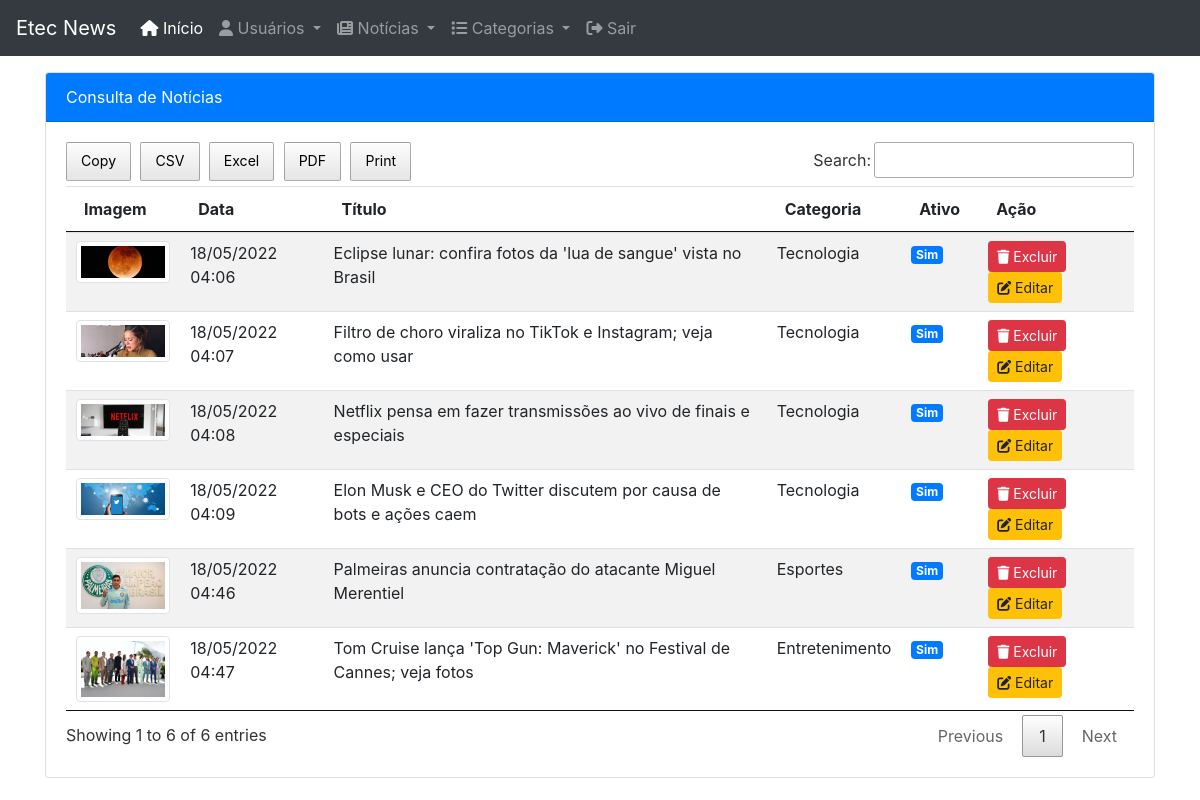
/consultar-noticia (signed in), run on the app's committed database.
### tables this page shows
CREATE TABLE `noticia` (
  `idnoticia` int(11) NOT NULL,
  `data` timestamp NOT NULL DEFAULT current_timestamp() ON UPDATE current_timestamp(),
  `titulo` varchar(100) NOT NULL,
  `idcategoria` int(11) NOT NULL,
  `conteudo` text NOT NULL,
  `imagem` varchar(50) NOT NULL,
  `ativo` tinyint(1) NOT NULL
);

CREATE TABLE `categoria` (
  `idcategoria` int(11) NOT NULL,
  `nomecategoria` varchar(70) NOT NULL
);

### controller/NoticiaController.php (called while the page is built, shortened)
<?php
include_once "model/Noticia.php";
class NoticiaController
{
    function consultar()
    {
        $not = new Noticia();
        $dadosNoticia = $not->consultar();
        include "view/consultar_noticia.php";
    }
}
?>

### model/Noticia.php (called while the page is built, shortened)
<?php
class Noticia
{
    function consultar()
    {
        $con = Conexao::conectar();
        $cmd = $con->prepare("SELECT * FROM noticia
        JOIN categoria ON categoria.idcategoria = noticia.idcategoria");
        $cmd->execute();
        return $cmd->fetchALL(PDO::FETCH_OBJ);
    }
}
?>

### view/consultar_noticia.php (the view, shortened to what this page needs)
<!DOCTYPE html>
<html lang="en">
<head>
    <link rel="stylesheet" href="<?php echo URL; ?>recursos/css/bootstrap.min.css">
    <link rel="stylesheet" type="text/css" href="<?php echo URL;?>recursos/css/jquery.dataTables.css">
    <link rel="stylesheet" type="text/css" href="<?php echo URL;?>recursos/css/buttons.dataTables.min.css">
    <link rel="stylesheet" href="https://cdnjs.cloudflare.com/ajax/libs/font-awesome/6.1.1/css/all.min.css" />
</head>
<body>
<?php include "menuadm.php"; ?>
<div class="container">
    <div class="row mt-3">
        <div class="col-sm-12 mx-auto">
            <div class="card">
                <div class="card-header bg-primary text-white">
                    Consulta de Notícias
                </div>
                <div class="card-body table-responsive">
                    <table class="table table-striped" id="tabela_dados">
                        <thead>
                            <tr>
                                <th>Imagem</th>
                                <th>Data</th>
                                <th>Título</th>
                                <th>Categoria</th>
                                <th>Ativo</th>
                                <th>Ação</th>
                            </tr>
                        </thead>
                        <tbody>
                            <?php
                            foreach($dadosNoticia as $value)
                            {
                                $value->ativo = $value->ativo == 1 ? "<span class='badge badge-primary'>Sim</span>" : "<span class='badge badge-danger'>Não</span>";
                                if($_SESSION["dadosUsuario"]->nivelacesso == 1)
                                {
                                    echo "<tr>
                                        <td>
                                            <img width='100px' class='img-thumbnail'
                                            src='".URL."recursos/img/$value->imagem'>
                                        </td>
                                        <td>".date('d/m/Y h:i',strtotime($value->data))."</td>
                                        <td>$value->titulo</td>
                                        <td>$value->nomecategoria</td>
                                        <td>$value->ativo</td>
                                        <td>
                                            <a href='".URL."excluir-noticia/$value->idnoticia' class='btn btn-danger btn-sm' onclick='return confirm(\"Deseja realmente excluir?\")'><i class='fa fa-trash'></i> Excluir</a>
                                            <a href='".URL."editar-noticia/$value->idnoticia' class='btn btn-warning btn-sm' onclick='excluir()'><i class='fa fa-edit'></i> Editar</a>
                                        </td>
                                    </tr>";
                                }
                            }
                            ?>
                        </tbody>
                    </table>
                </div>
            </div>
        </div>
    </div>
</div>
</body>
</html>

### index.php (shortened to what this page needs)
<?php
include_once "controller/NoticiaController.php";
if($_GET)
{
    $url = $_GET["url"];
    $url = explode("/",$url);
    switch($url[0])
    {
        case "consultar-noticia":
            $not = new NoticiaController();
            $not->consultar();
        break;
    }
}
else
{
    $noticia = new NoticiaController();
    $noticia->abrirInicio();
}
?>

### view/menuadm.php (shortened to what this page needs)
<nav class="navbar navbar-expand-lg navbar-dark bg-dark">
  <a class="navbar-brand" href="#">Etec News</a>
  <div class="collapse navbar-collapse" id="conteudoNavbarSuportado">
    <ul class="navbar-nav mr-auto">
      <li class="nav-item active">
        <a class="nav-link" href="<?php echo URL.'adm';?>"><i class='fa fa-home'></i> Início <span class="sr-only">(página atual)</span></a>
      </li>
      <?php if($_SESSION["dadosUsuario"]->nivelacesso == 1) { ?>
      <li class="nav-item dropdown">
        <a class="nav-link dropdown-toggle" href="#" id="navbarDropdown" role="button" data-toggle="dropdown" aria-haspopup="true" aria-expanded="false">
        <i class='fa fa-user'></i> Usuários
        </a>
      </li>
      <?php } ?>
      <li class="nav-item dropdown">
        <a class="nav-link dropdown-toggle" href="#" id="navbarDropdown" role="button" data-toggle="dropdown" aria-haspopup="true" aria-expanded="false">
        <i class='fa fa-newspaper'></i> Notícias
        </a>
      </li>
      <li class="nav-item dropdown">
        <a class="nav-link dropdown-toggle" href="#" id="navbarDropdown" role="button" data-toggle="dropdown" aria-haspopup="true" aria-expanded="false">
        <i class='fa fa-list'></i> Categorias
        </a>
      </li>
      <li class="nav-item">
        <a class="nav-link" href="<?php echo URL.'sair';?>"><i class='fa fa-right-from-bracket'></i> Sair</a>
      </li>
    </ul>
  </div>
</nav>

### data on the page
noticia: imagem (picture), data "18/05/2022 04:06", titulo "Eclipse lunar: confira fotos da 'lua de sangue' vista no Brasil", idcategoria.nomecategoria "Tecnologia", ativo "Sim"
noticia: imagem (picture), data "18/05/2022 04:07", titulo "Filtro de choro viraliza no TikTok e Instagram; veja como usar", idcategoria.nomecategoria "Tecnologia", ativo "Sim"
noticia: imagem (picture), data "18/05/2022 04:08", titulo "Netflix pensa em fazer transmissões ao vivo de finais e especiais", idcategoria.nomecategoria "Tecnologia", ativo "Sim"
noticia: imagem (picture), data "18/05/2022 04:09", titulo "Elon Musk e CEO do Twitter discutem por causa de bots e ações caem", idcategoria.nomecategoria "Tecnologia", ativo "Sim"
noticia: imagem (picture), data "18/05/2022 04:46", titulo "Palmeiras anuncia contratação do atacante Miguel Merentiel", idcategoria.nomecategoria "Esportes", ativo "Sim"
noticia: imagem (picture), data "18/05/2022 04:47", titulo "Tom Cruise lança 'Top Gun: Maverick' no Festival de Cannes; veja fotos", idcategoria.nomecategoria "Entretenimento", ativo "Sim"
